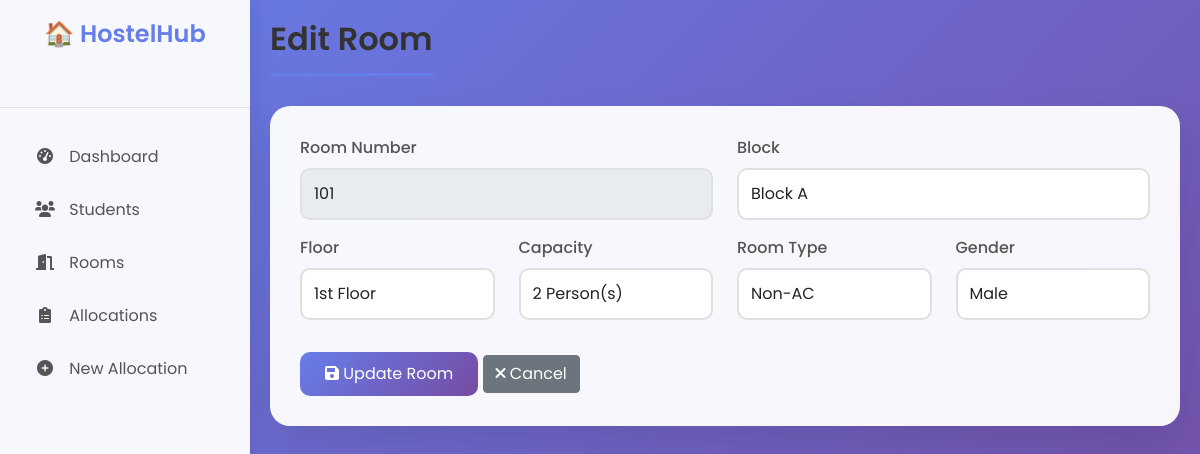
Page /room/edit/1 on the committed database.
### app.py (models this page shows)
class Room(db.Model):
    id = db.Column(db.Integer, primary_key=True)
    room_number = db.Column(db.String(20), unique=True, nullable=False)
    block = db.Column(db.String(10), nullable=False)
    floor = db.Column(db.Integer, nullable=False)
    capacity = db.Column(db.Integer, default=2)
    occupied = db.Column(db.Integer, default=0)
    room_type = db.Column(db.String(20))
    gender = db.Column(db.String(10))
    status = db.Column(db.String(20), default='Available')

### app.py (the view, shortened to what this page needs)
@app.route('/room/edit/<int:id>', methods=['GET', 'POST'])
def edit_room(id):
    room = Room.query.get_or_404(id)
    return render_template('edit_room.html', room=room)

### templates/edit_room.html (shortened to what this page needs)
{% extends "base.html" %}
{% block content %}
<h2 class="page-title">Edit Room</h2>
<div class="content-card">
    <form method="POST">
        <div class="row">
            <div class="col-md-6 mb-3">
                <label class="form-label">Room Number</label>
                <input type="text" class="form-control" value="{{ room.room_number }}" readonly>
            </div>
            <div class="col-md-6 mb-3">
                <label class="form-label">Block</label>
                <select class="form-control" name="block" required>
                    {% for block in ['A', 'B', 'C', 'D'] %}
                    <option value="{{ block }}" {% if room.block == block %}selected{% endif %}>Block {{ block }}</option>
                    {% endfor %}
                </select>
            </div>
        </div>
        <div class="row">
            <div class="col-md-3 mb-3">
                <label class="form-label">Floor</label>
                <select class="form-control" name="floor" required>
                    {% for i in range(1, 5) %}
                    <option value="{{ i }}" {% if room.floor == i %}selected{% endif %}>{{ i }}st Floor</option>
                    {% endfor %}
                </select>
            </div>
            <div class="col-md-3 mb-3">
                <label class="form-label">Capacity</label>
                <select class="form-control" name="capacity" required>
                    {% for i in range(1, 5) %}
                    <option value="{{ i }}" {% if room.capacity == i %}selected{% endif %}>{{ i }} Person(s)</option>
                    {% endfor %}
                </select>
            </div>
            <div class="col-md-3 mb-3">
                <label class="form-label">Room Type</label>
                <select class="form-control" name="room_type" required>
                    <option value="Non-AC" {% if room.room_type == 'Non-AC' %}selected{% endif %}>Non-AC</option>
                </select>
            </div>
            <div class="col-md-3 mb-3">
                <label class="form-label">Gender</label>
                <select class="form-control" name="gender" required>
                    <option value="Male" {% if room.gender == 'Male' %}selected{% endif %}>Male</option>
                </select>
            </div>
        </div>
        <div class="mt-3">
            <button type="submit" class="btn btn-primary">
                <i class="fas fa-save"></i> Update Room
            </button>
            <a href="{{ url_for('rooms') }}" class="btn btn-secondary">
                <i class="fas fa-times"></i> Cancel
            </a>
        </div>
    </form>
</div>
{% endblock %}

### templates/base.html (style rules this page uses)
* { margin: 0; padding: 0; box-sizing: border-box; }
body { font-family: 'Poppins', sans-serif; background: linear-gradient(135deg, #667eea 0%, #764ba2 100%); min-height: 100vh; }
.content-card { background: rgba(255, 255, 255, 0.95); backdrop-filter: blur(10px); border-radius: 20px; padding: 30px; box-shadow: 0 20px 40px rgba(0, 0, 0, 0.1); margin-bottom: 20px; }
.page-title { color: #333; font-weight: 600; margin-bottom: 30px; padding-bottom: 15px; border-bottom: 3px solid #667eea; display: inline-block; }
.btn-primary { background: linear-gradient(135deg, #667eea 0%, #764ba2 100%); border: none; padding: 10px 25px; border-radius: 10px; transition: all 0.3s ease; }
.form-control { border-radius: 10px; border: 2px solid #e0e0e0; padding: 12px; transition: all 0.3s ease; }
.form-label { font-weight: 500; color: #555; margin-bottom: 8px; }

### rows in the picture
Room: room_number "101", block "Block A", floor "1st Floor", capacity "2 Person(s)", room_type "Non-AC", gender "Male"
